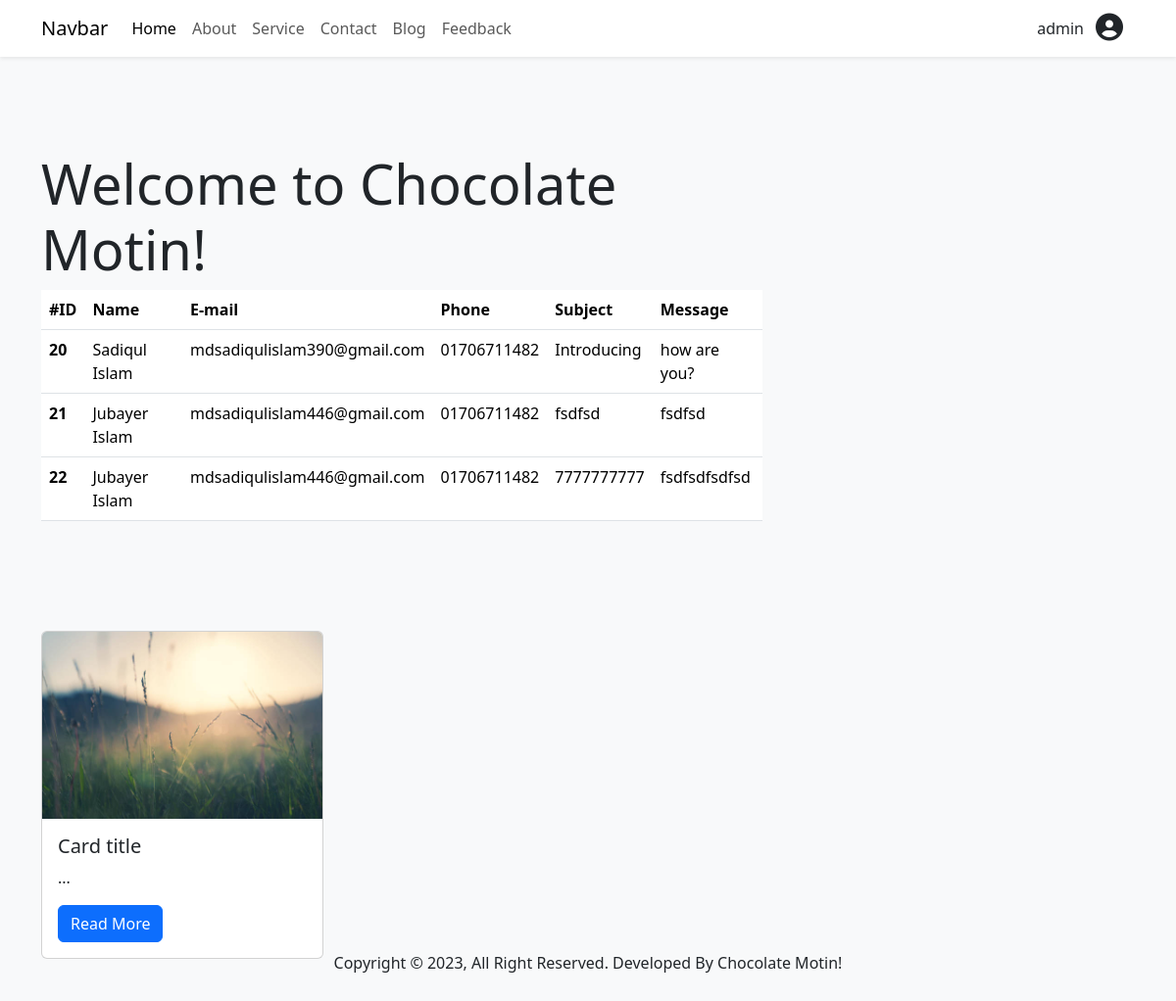
The app's page / (signed in) with its own data.
### members/models.py (models this page shows, shortened)
class Contact(models.Model):
    name = models.CharField(max_length=100)
    email = models.EmailField(null=True, blank=True)
    phone = models.CharField(max_length=100)
    subject = models.CharField(max_length=100)
    message = models.TextField()

### members/views.py (the view)
# urls.py: path('', views.home, name='home'),
def home(request):
    contact_list = Contact.objects.all()
    return render(request, 'index.html', {'student': contact_list})

### members/templates/index.html (shortened to what this page needs)
{% extends 'master.html' %}
{% load static %}
{% block content %}
<section id="home" class="py-5 mt-5">
    <div class="container">
        <div class="row">
            <div class="col-8">
                <h1 class="display-4">Welcome to Chocolate Motin!</h1>
                <table class="table">
                    <thead>
                        <tr>
                            <th scope="col">#ID</th>
                            <th scope="col">Name</th>
                            <th scope="col">E-mail</th>
                            <th scope="col">Phone</th>
                            <th scope="col">Subject</th>
                            <th scope="col">Message</th>
                        </tr>
                    </thead>
                    <tbody>
                        {% for x in student %}
                        <tr>
                            <th scope="row">{{ x.id }}</th>
                            <td>{{ x.name }}</td>
                            <td>{{ x.email }}</td>
                            <td>{{ x.phone }}</td>
                            <td>{{ x.subject }}</td>
                            <td>{{ x.message }}</td>
                        </tr>
                        {% endfor %}
                    </tbody>
                </table>
            </div>
        </div>
    </div>
</section>
<section class="my-5">
    <div class="container">
        <div class="row">
            <div class="col-sm-11 col-md-6 col-lg-4">
                <div class="card" style="width: 18rem;">
                    <img src="{% static 'images/5.jpg' %}" class="card-img-top" alt="...">
                    <div class="card-body">
                        <h5 class="card-title">Card title</h5>
                        <p class="card-text">{{ content|slice:":120" }} ...</p>
                        <a href="/single-blog/" class="btn btn-primary">Read More</a>
                    </div>
                </div>
            </div>
        </div>
    </div>
</section>
{% endblock %}

### members/templates/includes/header.html (shortened to what this page needs)
<nav class="navbar navbar-expand-lg bg-white shadow-sm">
    <div class="container">
        <a class="navbar-brand" href="/">Navbar</a>
        <div class="collapse navbar-collapse" id="navbarSupportedContent">
            <ul class="navbar-nav me-auto mb-2 mb-lg-0">
                <li class="nav-item">
                    <a class="nav-link active" aria-current="page" href="/">Home</a>
                </li>
                <li class="nav-item">
                    <a class="nav-link" href="/about/">About</a>
                </li>
                <li class="nav-item">
                    <a class="nav-link" href="{% url 'service' %}">Service</a>
                </li>
                <li class="nav-item">
                    <a class="nav-link" href="/contact/">Contact</a>
                </li>
                <li class="nav-item">
                    <a class="nav-link" href="{% url 'blogs' %}">Blog</a>
                </li>
                <li class="nav-item">
                    <a class="nav-link" href="{% url 'feedback' %}">Feedback</a>
                </li>
            </ul>
            <div class="user">
                {% if not request.user.is_authenticated %}
                <a class="btn btn-success px-4" href="/login/">Login</a>
                <a class="btn btn-outline-primary ms-2 px-3" href="/signup/">Signup</a>
                {% else %}
                <div class="btn-group">
                    <button type="button" class="btn border-0" data-bs-toggle="dropdown" aria-expanded="false">
                        <div class="row align-items-center">
                            <div class="col text-end px-0">
                                <p class="mb-0">{{ request.user.username }}</p>
                            </div>
                            <div class="col">
                                <i class="fa-solid fa-circle-user fs-3"></i>
                            </div>
                        </div>
                    </button>
                </div>
                {% endif %}
            </div>
        </div>
    </div>
</nav>

### records on screen
Contact: id "20", name "Sadiqul Islam", email "mdsadiqulislam390@gmail.com", phone "01706711482", subject "Introducing", message "how are you?"
Contact: id "21", name "Jubayer Islam", email "mdsadiqulislam446@gmail.com", phone "01706711482", subject "fsdfsd", message "fsdfsd"
Contact: id "22", name "Jubayer Islam", email "mdsadiqulislam446@gmail.com", phone "01706711482", subject "7777777777", message "fsdfsdfsdfsd"

### other values on screen
{{ request.user.username }} "admin"
